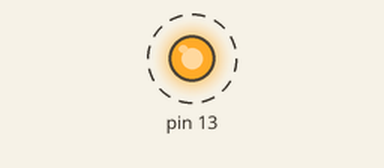
A sketch run on a simulated Arduino Uno, built with avr-gcc and run on an emulated ATmega328P. Shown: output pins drawn as LEDs (lit = HIGH). Dashed ring = blinking.

Above: at 0.5 s.
Timing chart, 0 to 4.6 s (numbered marks = the images above):
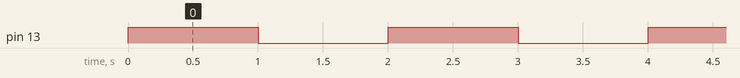

Measured:
- by itself, pin 13: alternates HIGH for 1.0 s and LOW for 1.0 s

The sketch:

sketch_sep19a.ino
```cpp
void parpeadeo(int time) {
  digitalWrite(13,HIGH);    //turn the LED on HIGH(HIGH is the voltage level)
  delay(time) ;            // wait for a second
  digitalWrite(13, LOW) ; // turn the LED off by making the voltage LOW
  delay(time);
}

// the setup fuction runs once when you press reset or power the board
void setup ()  {
 // initializate digital pin 13 as an output.
 pinMode (13, OUTPUT) ;
}

// the loop fuction runs over and over again forever
void loop () {
  digitalWrite (13, HIGH) ; // turn the LED on (HIGH is the the voltage level)
  delay(1000) ;            // Wait for a second
  digitalWrite(13, LOW) ; // turn the LED off by making the voltage LOW
  delay(1000) ;          // wait for a second
}
```
